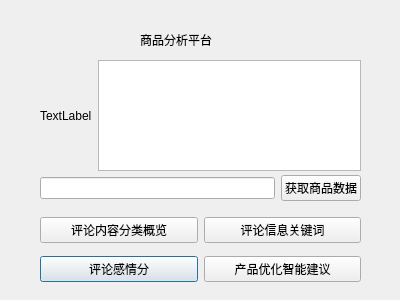
<?xml version="1.0" encoding="UTF-8"?>
<ui version="4.0">
 <class>Dialog</class>
 <widget class="QDialog" name="Dialog">
  <property name="geometry">
   <rect>
    <x>0</x>
    <y>0</y>
    <width>400</width>
    <height>300</height>
   </rect>
  </property>
  <property name="windowTitle">
   <string>Dialog</string>
  </property>
  <widget class="QLabel" name="label">
   <property name="geometry">
    <rect>
     <x>140</x>
     <y>30</y>
     <width>101</width>
     <height>20</height>
    </rect>
   </property>
   <property name="text">
    <string>商品分析平台</string>
   </property>
  </widget>
  <widget class="QWidget" name="horizontalLayoutWidget">
   <property name="geometry">
    <rect>
     <x>40</x>
     <y>60</y>
     <width>321</width>
     <height>111</height>
    </rect>
   </property>
   <layout class="QHBoxLayout" name="horizontalLayout">
    <item>
     <widget class="QLabel" name="label_2">
      <property name="text">
       <string>TextLabel</string>
      </property>
     </widget>
    </item>
    <item>
     <widget class="QTextEdit" name="textEdit"/>
    </item>
   </layout>
  </widget>
  <widget class="QWidget" name="gridLayoutWidget">
   <property name="geometry">
    <rect>
     <x>40</x>
     <y>210</y>
     <width>321</width>
     <height>81</height>
    </rect>
   </property>
   <layout class="QGridLayout" name="gridLayout">
    <item row="1" column="0">
     <widget class="QPushButton" name="pushButton_2">
      <property name="text">
       <string>评论感情分</string>
      </property>
     </widget>
    </item>
    <item row="0" column="0">
     <widget class="QPushButton" name="pushButton">
      <property name="text">
       <string>评论内容分类概览</string>
      </property>
     </widget>
    </item>
    <item row="0" column="1">
     <widget class="QPushButton" name="pushButton_3">
      <property name="text">
       <string>评论信息关键词</string>
      </property>
     </widget>
    </item>
    <item row="1" column="1">
     <widget class="QPushButton" name="pushButton_4">
      <property name="text">
       <string>产品优化智能建议</string>
      </property>
     </widget>
    </item>
   </layout>
  </widget>
  <widget class="QWidget" name="horizontalLayoutWidget_2">
   <property name="geometry">
    <rect>
     <x>40</x>
     <y>173</y>
     <width>321</width>
     <height>31</height>
    </rect>
   </property>
   <layout class="QHBoxLayout" name="horizontalLayout_2">
    <item>
     <widget class="QLineEdit" name="lineEdit"/>
    </item>
    <item>
     <widget class="QPushButton" name="pushButton_5">
      <property name="text">
       <string>获取商品数据</string>
      </property>
     </widget>
    </item>
   </layout>
  </widget>
 </widget>
 <resources/>
 <connections/>
</ui>
